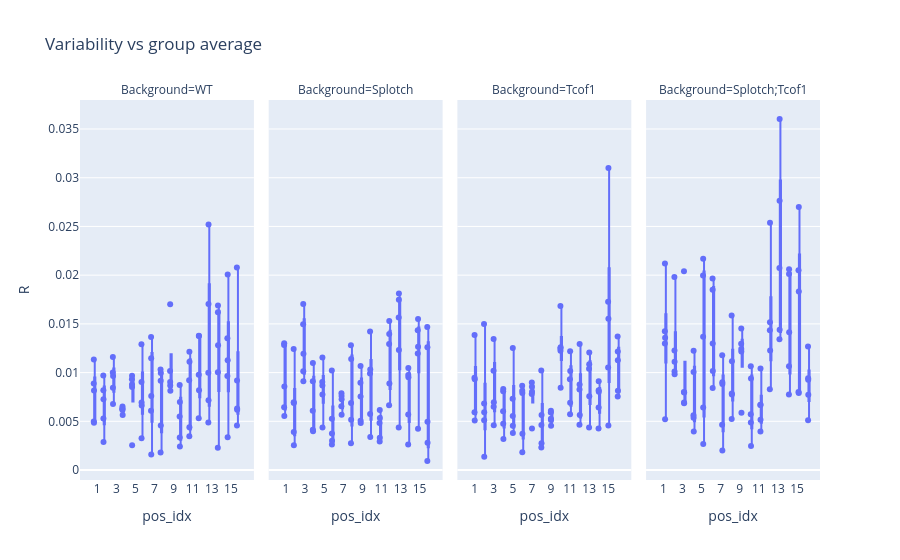

Here is the notebook cell this chart was saved with:
### Code cell
all_agged = plot_df.merge(agged, on=['pos_idx', 'Background'], suffixes=('', '_AVG'))
all_agged['R'] = np.sqrt((all_agged['x_aligned'] - all_agged['x_aligned_AVG'])**2 + (all_agged['y_aligned'] - all_agged['y_aligned_AVG'])**2 + (all_agged['z_aligned'] - all_agged['z_aligned_AVG'])**2)
px.box(all_agged, x='pos_idx', y='R', facet_col='Background', points='all', category_orders=category_orders, title='Variability vs group average')

### Figure 1 — Plotly figure (JSON) as saved in the notebook; plotly's stock layout.template omitted (floating-point values rounded to 4 significant figures)
{"data": [{"alignmentgroup": "True", "boxpoints": "all", "hovertemplate": "Background=WT<br>pos_idx=%{x}<br>R=%{y}<extra></extra>", "legendgroup": "", "marker": {"color": "#636efa"}, "name": "", "notched": false, "offsetgroup": "", "orientation": "v", "showlegend": false, "type": "box", "x": ["1", "2", "3", "4", "5", "6", "7", "8", "9", "10", "11", "12", "13", "14", "15", "16", "1", "2", "3", "4", "5", "6", "7", "8", "9", "10", "11", "12", "13", "14", "15", "16", "1", "2", "3", "4", "5", "6", "7", "8", "9", "10", "11", "12", "13", "14", "15", "16", "1", "2", "3", "4", "5", "6", "7", "8", "9", "10", "11", "12", "13", "14", "15", "16", "1", "2", "3", "4", "5", "6", "7", "8", "9", "10", "11", "12", "13", "14", "15", "16"], "x0": " ", "xaxis": "x", "y": [0.00498, 0.009696, 0.008449, 0.006329, 0.002549, 0.006925, 0.006071, 0.001808, 0.01701, 0.002404, 0.004391, 0.01379, 0.01703, 0.01688, 0.003372, 0.02079, 0.008159, 0.005299, 0.00966, 0.006513, 0.009312, 0.006621, 0.01365, 0.009954, 0.008131, 0.005488, 0.01215, 0.008189, 0.009996, 0.01282, 0.01352, 0.006185, 0.00888, 0.008191, 0.01161, 0.006157, 0.008513, 0.003272, 0.001587, 0.004575, 0.01017, 0.003331, 0.003467, 0.01375, 0.007165, 0.01618, 0.01128, 0.00632, 0.004862, 0.002876, 0.006765, 0.005643, 0.008773, 0.009023, 0.007605, 0.01032, 0.009033, 0.006993, 0.01112, 0.005323, 0.02521, 0.002296, 0.009655, 0.004556, 0.01135, 0.007268, 0.01002, 0.006243, 0.009676, 0.01292, 0.01147, 0.009157, 0.008665, 0.008727, 0.00922, 0.009779, 0.004868, 0.01003, 0.02006, 0.009186], "y0": " ", "yaxis": "y"}, {"alignmentgroup": "True", "boxpoints": "all", "hovertemplate": "Background=Splotch<br>pos_idx=%{x}<br>R=%{y}<extra></extra>", "legendgroup": "", "marker": {"color": "#636efa"}, "name": "", "notched": false, "offsetgroup": "", "orientation": "v", "showlegend": false, "type": "box", "x": ["1", "2", "3", "4", "5", "6", "7", "8", "9", "10", "11", "12", "13", "14", "15", "16", "1", "2", "3", "4", "5", "6", "7", "8", "9", "10", "11", "12", "13", "14", "15", "16", "1", "2", "3", "4", "5", "6", "7", "8", "9", "10", "11", "12", "13", "14", "15", "16", "1", "2", "3", "4", "5", "6", "7", "8", "9", "10", "11", "12", "13", "14", "15", "16", "1", "2", "3", "4", "5", "6", "7", "8", "9", "10", "11", "12", "13", "14", "15", "16"], "x0": " ", "xaxis": "x2", "y": [0.008571, 0.006952, 0.01193, 0.006092, 0.009023, 0.005272, 0.005678, 0.002759, 0.005066, 0.005749, 0.005336, 0.006656, 0.004369, 0.00976, 0.0155, 0.0009253, 0.006446, 0.01242, 0.01496, 0.009117, 0.01156, 0.002614, 0.007266, 0.0114, 0.008959, 0.003392, 0.004834, 0.01293, 0.01232, 0.005693, 0.01266, 0.01259, 0.01301, 0.002542, 0.01013, 0.003974, 0.008679, 0.003002, 0.007868, 0.005165, 0.01068, 0.01422, 0.002916, 0.0153, 0.01565, 0.002612, 0.01196, 0.002807, 0.01282, 0.003901, 0.01705, 0.01098, 0.004362, 0.003737, 0.007587, 0.0128, 0.007546, 0.009903, 0.003321, 0.00887, 0.01811, 0.01047, 0.01435, 0.004966, 0.005552, 0.006877, 0.009115, 0.004122, 0.007747, 0.01022, 0.006547, 0.006881, 0.004822, 0.01031, 0.006164, 0.01397, 0.01747, 0.009525, 0.00424, 0.01469], "y0": " ", "yaxis": "y2"}, {"alignmentgroup": "True", "boxpoints": "all", "hovertemplate": "Background=Tcof1<br>pos_idx=%{x}<br>R=%{y}<extra></extra>", "legendgroup": "", "marker": {"color": "#636efa"}, "name": "", "notched": false, "offsetgroup": "", "orientation": "v", "showlegend": false, "type": "box", "x": ["1", "2", "3", "4", "5", "6", "7", "8", "9", "10", "11", "12", "13", "14", "15", "16", "1", "2", "3", "4", "5", "6", "7", "8", "9", "10", "11", "12", "13", "14", "15", "16", "1", "2", "3", "4", "5", "6", "7", "8", "9", "10", "11", "12", "13", "14", "15", "16", "1", "2", "3", "4", "5", "6", "7", "8", "9", "10", "11", "12", "13", "14", "15", "16", "1", "2", "3", "4", "5", "6", "7", "8", "9", "10", "11", "12", "13", "14", "15", "16"], "x0": " ", "xaxis": "x3", "y": [0.01385, 0.006818, 0.0065, 0.008077, 0.004541, 0.007912, 0.00854, 0.01021, 0.006075, 0.01225, 0.005733, 0.005655, 0.01086, 0.008175, 0.01053, 0.008141, 0.005091, 0.005935, 0.006957, 0.006037, 0.005545, 0.001831, 0.008044, 0.002304, 0.005273, 0.01682, 0.01015, 0.008266, 0.007571, 0.009108, 0.01552, 0.01127, 0.009471, 0.001354, 0.004589, 0.003192, 0.00731, 0.008141, 0.004262, 0.002747, 0.004534, 0.01259, 0.009327, 0.004639, 0.01038, 0.006425, 0.01728, 0.0137, 0.009313, 0.005117, 0.01018, 0.004757, 0.003803, 0.003714, 0.007814, 0.005645, 0.005124, 0.008442, 0.0122, 0.01294, 0.01207, 0.008031, 0.004582, 0.01217, 0.005921, 0.01498, 0.01345, 0.008318, 0.01252, 0.008646, 0.008976, 0.004618, 0.005912, 0.01247, 0.006899, 0.008781, 0.00436, 0.004268, 0.031, 0.007543], "y0": " ", "yaxis": "y3"}, {"alignmentgroup": "True", "boxpoints": "all", "hovertemplate": "Background=Splotch;Tcof1<br>pos_idx=%{x}<br>R=%{y}<extra></extra>", "legendgroup": "", "marker": {"color": "#636efa"}, "name": "", "notched": false, "offsetgroup": "", "orientation": "v", "showlegend": false, "type": "box", "x": ["1", "2", "3", "4", "5", "6", "7", "8", "9", "10", "11", "12", "13", "14", "15", "16", "1", "2", "3", "4", "5", "6", "7", "8", "9", "10", "11", "12", "13", "14", "15", "16", "1", "2", "3", "4", "5", "6", "7", "8", "9", "10", "11", "12", "13", "14", "15", "16", "1", "2", "3", "4", "5", "6", "7", "8", "9", "10", "11", "12", "13", "14", "15", "16", "1", "2", "3", "4", "5", "6", "7", "8", "9", "10", "11", "12", "13", "14", "15", "16"], "x0": " ", "xaxis": "x4", "y": [0.005206, 0.009824, 0.008011, 0.003947, 0.002665, 0.01967, 0.004645, 0.005242, 0.01217, 0.00488, 0.00396, 0.008298, 0.02763, 0.02013, 0.008003, 0.009273, 0.013, 0.01012, 0.006932, 0.005353, 0.02168, 0.008423, 0.00201, 0.007751, 0.01297, 0.005714, 0.006684, 0.02538, 0.02073, 0.01064, 0.007909, 0.007729, 0.0212, 0.01982, 0.02039, 0.01225, 0.01995, 0.01015, 0.009016, 0.01116, 0.01243, 0.01064, 0.01042, 0.01433, 0.01342, 0.02062, 0.01833, 0.005107, 0.01357, 0.01111, 0.007947, 0.01006, 0.006425, 0.01849, 0.008827, 0.007846, 0.005872, 0.009402, 0.006689, 0.01518, 0.01441, 0.007752, 0.02701, 0.01267, 0.01425, 0.01226, 0.006864, 0.005616, 0.01368, 0.01299, 0.01178, 0.01586, 0.01454, 0.002459, 0.005153, 0.01227, 0.03603, 0.01415, 0.02051, 0.009413], "y0": " ", "yaxis": "y4"}], "layout": {"annotations": [{"font": {}, "showarrow": false, "text": "Background=WT", "x": 0.1175, "xanchor": "center", "xref": "paper", "y": 1, "yanchor": "bottom", "yref": "paper"}, {"font": {}, "showarrow": false, "text": "Background=Splotch", "x": 0.3725, "xanchor": "center", "xref": "paper", "y": 1, "yanchor": "bottom", "yref": "paper"}, {"font": {}, "showarrow": false, "text": "Background=Tcof1", "x": 0.6275, "xanchor": "center", "xref": "paper", "y": 1, "yanchor": "bottom", "yref": "paper"}, {"font": {}, "showarrow": false, "text": "Background=Splotch;Tcof1", "x": 0.8825, "xanchor": "center", "xref": "paper", "y": 1, "yanchor": "bottom", "yref": "paper"}], "boxmode": "group", "legend": {"tracegroupgap": 0}, "title": {"text": "Variability vs group average"}, "xaxis": {"anchor": "y", "domain": [0, 0.235], "title": {"text": "pos_idx"}}, "xaxis2": {"anchor": "y2", "domain": [0.255, 0.49], "matches": "x", "title": {"text": "pos_idx"}}, "xaxis3": {"anchor": "y3", "domain": [0.51, 0.745], "matches": "x", "title": {"text": "pos_idx"}}, "xaxis4": {"anchor": "y4", "domain": [0.765, 1.0], "matches": "x", "title": {"text": "pos_idx"}}, "yaxis": {"anchor": "x", "domain": [0, 1], "title": {"text": "R"}}, "yaxis2": {"anchor": "x2", "domain": [0, 1], "matches": "y", "showticklabels": false}, "yaxis3": {"anchor": "x3", "domain": [0, 1], "matches": "y", "showticklabels": false}, "yaxis4": {"anchor": "x4", "domain": [0, 1], "matches": "y", "showticklabels": false}}}
